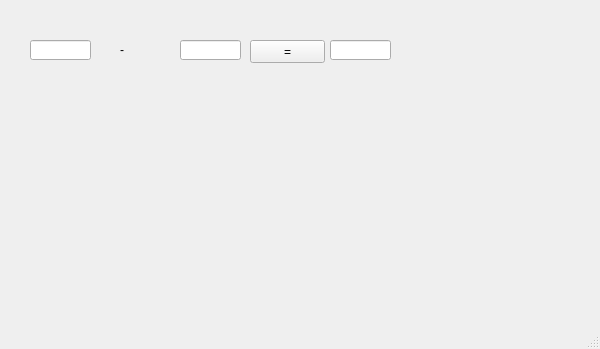
<?xml version="1.0" encoding="UTF-8"?>
<ui version="4.0">
 <class>MainWindow</class>
 <widget class="QMainWindow" name="MainWindow">
  <property name="geometry">
   <rect>
    <x>0</x>
    <y>0</y>
    <width>600</width>
    <height>349</height>
   </rect>
  </property>
  <property name="windowTitle">
   <string>MainWindow</string>
  </property>
  <widget class="QWidget" name="centralwidget">
   <widget class="QLineEdit" name="le01">
    <property name="geometry">
     <rect>
      <x>30</x>
      <y>40</y>
      <width>61</width>
      <height>20</height>
     </rect>
    </property>
   </widget>
   <widget class="QLineEdit" name="le02">
    <property name="geometry">
     <rect>
      <x>180</x>
      <y>40</y>
      <width>61</width>
      <height>20</height>
     </rect>
    </property>
   </widget>
   <widget class="QLineEdit" name="le03">
    <property name="geometry">
     <rect>
      <x>330</x>
      <y>40</y>
      <width>61</width>
      <height>20</height>
     </rect>
    </property>
   </widget>
   <widget class="QLabel" name="lbl">
    <property name="geometry">
     <rect>
      <x>120</x>
      <y>40</y>
      <width>21</width>
      <height>20</height>
     </rect>
    </property>
    <property name="text">
     <string>-</string>
    </property>
   </widget>
   <widget class="QPushButton" name="pb">
    <property name="geometry">
     <rect>
      <x>250</x>
      <y>40</y>
      <width>75</width>
      <height>23</height>
     </rect>
    </property>
    <property name="text">
     <string>=</string>
    </property>
   </widget>
  </widget>
  <widget class="QMenuBar" name="menubar">
   <property name="geometry">
    <rect>
     <x>0</x>
     <y>0</y>
     <width>600</width>
     <height>21</height>
    </rect>
   </property>
  </widget>
  <widget class="QStatusBar" name="statusbar"/>
 </widget>
 <resources/>
 <connections/>
</ui>
